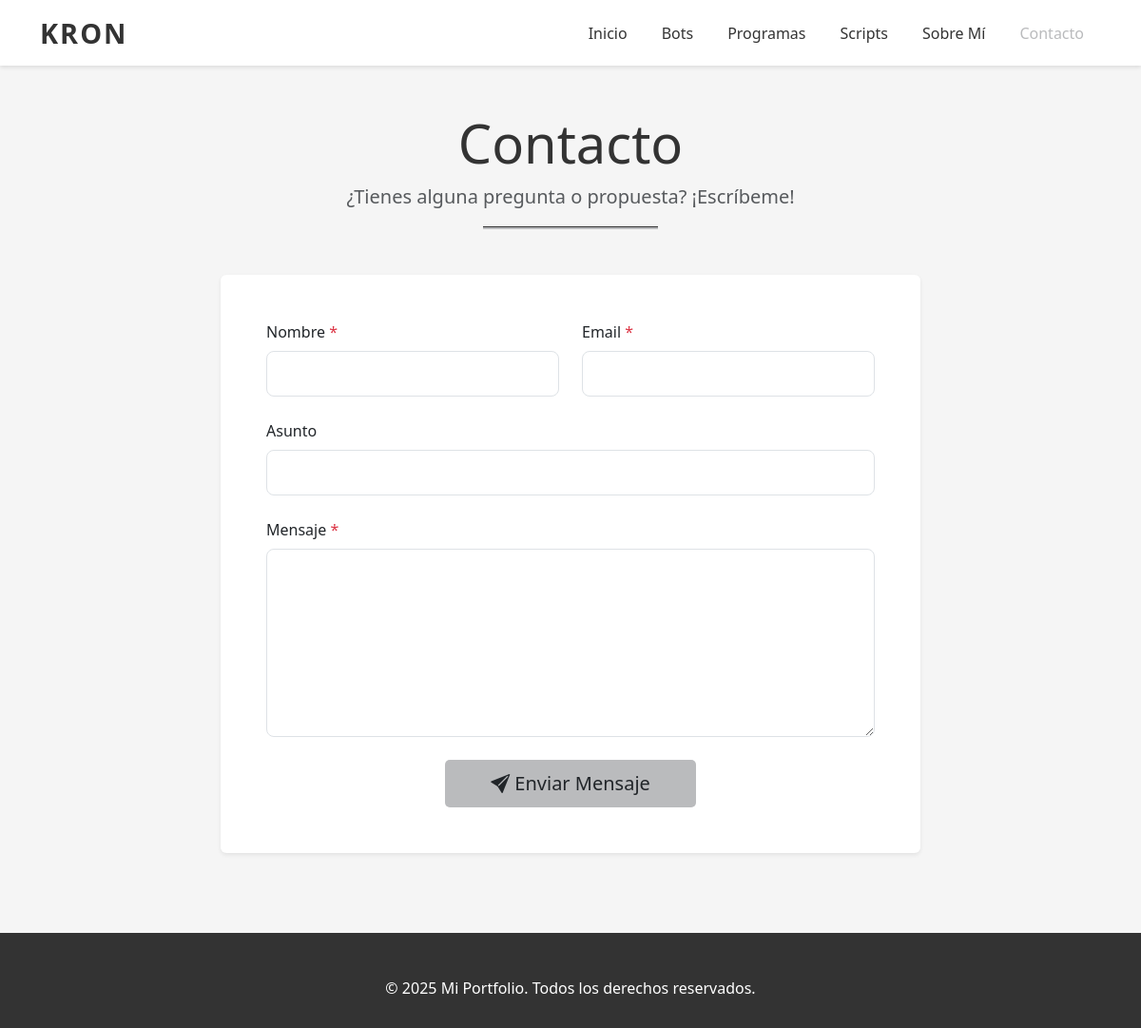
Page /contacto.php on the earlier database version.
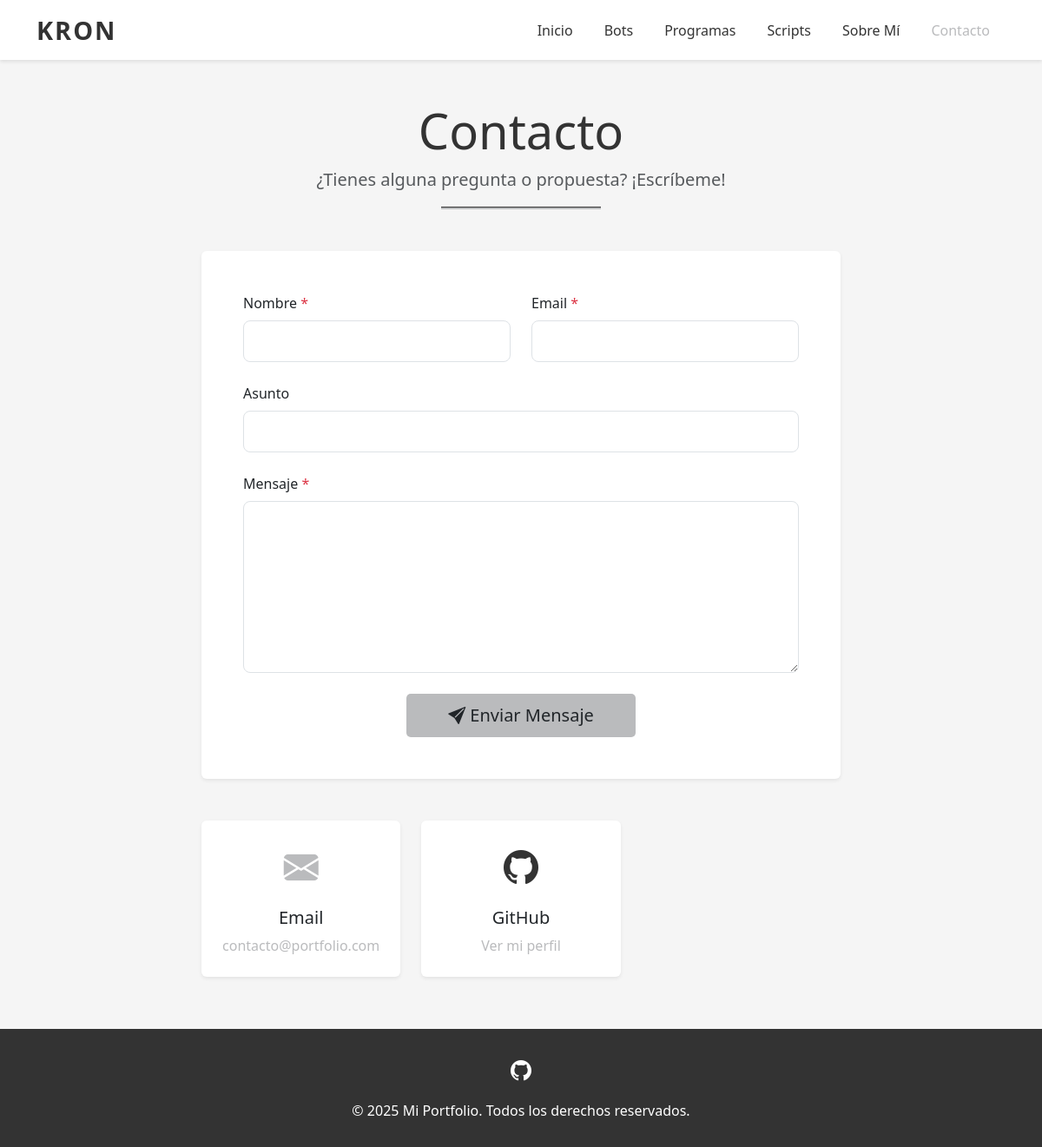
Same page on the later database version.
### tables this page shows
CREATE TABLE configuracion (
    id INT AUTO_INCREMENT PRIMARY KEY,
    clave VARCHAR(100) NOT NULL UNIQUE,
    valor TEXT,
    tipo VARCHAR(20) DEFAULT 'text',
    descripcion VARCHAR(255),
    fecha_modificacion TIMESTAMP DEFAULT CURRENT_TIMESTAMP ON UPDATE CURRENT_TIMESTAMP
);

### includes/conexion.php (called while the page is built, shortened)
<?php
$conn = new mysqli(DB_HOST, DB_USER, DB_PASS, DB_NAME);
$conn->set_charset("utf8mb4");
function obtener_config($clave) {
    global $conn;
    $stmt = $conn->prepare("SELECT valor FROM configuracion WHERE clave = ?");
    $stmt->bind_param("s", $clave);
    $stmt->execute();
    $resultado = $stmt->get_result();
    if ($row = $resultado->fetch_assoc()) {
        return $row['valor'];
    }
    return null;
}
?>

### contacto.php (the view, shortened to what the changed rows need)
<?php
require_once 'includes/header.php';
$email_contacto = obtener_config('email_contacto');
?>
<div class="container my-5">
    <div class="row justify-content-center">
        <div class="col-lg-8">
            <div class="text-center mb-5">
                <h1 class="display-4">Contacto</h1>
            </div>
            <div class="row g-4">
                <?php if ($email_contacto): ?>
                <div class="col-md-4">
                    <div class="card text-center shadow-sm border-0 h-100">
                        <div class="card-body py-4">
                            <i class="bi bi-envelope-fill" style="font-size: 2.5rem; color: var(--primary-blue);"></i>
                            <h5 class="mt-3">Email</h5>
                            <p class="text-muted mb-0">
                                <a href="mailto:<?php echo htmlspecialchars($email_contacto); ?>"
                                   style="color: var(--primary-blue); text-decoration: none;">
                                    <?php echo htmlspecialchars($email_contacto); ?>
                                </a>
                            </p>
                        </div>
                    </div>
                </div>
                <?php endif; ?>
                <?php if ($github_url): ?>
                <div class="col-md-4">
                    <div class="card text-center shadow-sm border-0 h-100">
                        <div class="card-body py-4">
                            <i class="bi bi-github" style="font-size: 2.5rem; color: #333;"></i>
                            <h5 class="mt-3">GitHub</h5>
                            <p class="text-muted mb-0">
                                <a href="<?php echo htmlspecialchars($github_url); ?>"
                                   target="_blank"
                                   style="color: var(--primary-blue); text-decoration: none;">
                                    Ver mi perfil
                                </a>
                            </p>
                        </div>
                    </div>
                </div>
                <?php endif; ?>
            </div>
        </div>
    </div>
</div>
<footer class="footer">
    <div class="container text-center">
        <div class="social-links mb-3">
            <?php if ($github_url): ?>
                <a href="<?php echo htmlspecialchars($github_url); ?>" target="_blank">
                    <i class="bi bi-github"></i>
                </a>
            <?php endif; ?>
        </div>
        <p class="mb-0">&copy; <?php echo date('Y'); ?> <?php echo htmlspecialchars($nombre_sitio); ?>. Todos los derechos reservados.</p>
    </div>
</footer>
</body>
</html>

Differences in the rows shown:
added configuracion: valor "contacto@portfolio.com"
added configuracion: valor "Mi Portfolio"
Other differences:
$nombre_sitio: "Mi Portfolio" → (not shown)
text now shown: "Email GitHub Ver mi perfil"
